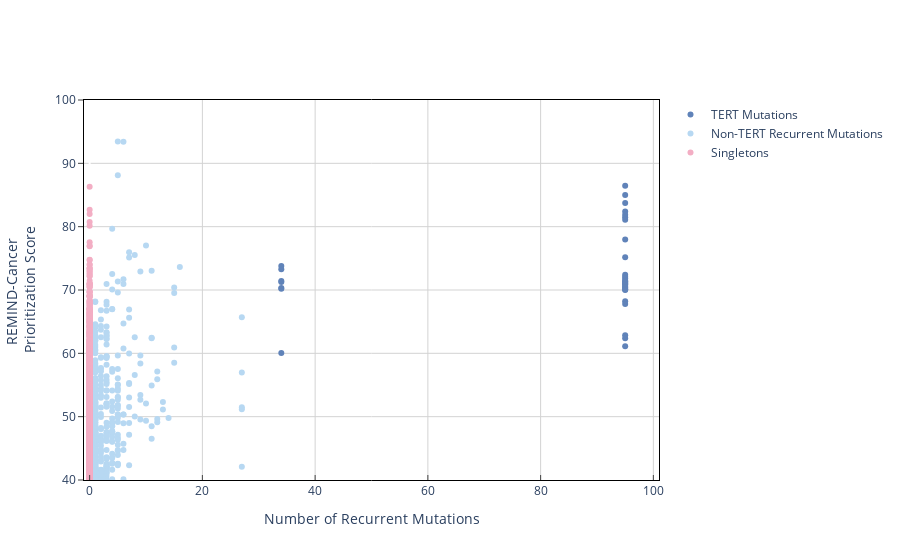

Notebook cell for this chart:
### Markdown cell above
#### Figure 2b

### Code cell
darkblue = "rgb(96,131,185)"
lightblue = "rgb(183,216,242)"
pink = "rgb(243,174,196)"

data = pd.read_csv("https://raw.githubusercontent.com/LINK_TO_PRIVATE_REPOSITORY")

fig = go.Figure()

fig.add_trace(
    go.Scatter(
        x = data[data["GENE"] == "TERT"]["num_recurrent_mutations"],
        y = data[data["GENE"] == "TERT"]["score"],
        mode = "markers",
        name = "TERT Mutations",
        marker_color=darkblue
    )
)

fig.add_trace(
    go.Scatter(
        x = data[(data["GENE"] != "TERT") & (data["num_recurrent_mutations"] > 0)]["num_recurrent_mutations"],
        y = data[(data["GENE"] != "TERT") & (data["num_recurrent_mutations"] > 0)]["score"],
        mode = "markers",
        name = "Non-TERT Recurrent Mutations",
        marker_color=lightblue
    )
)

fig.add_trace(
    go.Scatter(
        x = data[(data["GENE"] != "TERT") & (data["num_recurrent_mutations"] == 0)]["num_recurrent_mutations"],
        y = data[(data["GENE"] != "TERT") & (data["num_recurrent_mutations"] == 0)]["score"],
        mode = "markers",
        name = "Singletons",
        marker_color=pink
    )
)

fig.update_layout(
    yaxis_range = [40, 100],
    xaxis_range = [-1, 101],
    xaxis_title = "Number of Recurrent Mutations",
    yaxis_title = "REMIND-Cancer <br>Prioritization Score",
)

fig.update_layout(
    plot_bgcolor='white'
)

fig.update_xaxes(
    mirror=True,
    ticks='inside',
    showline=True,
    linecolor='black',
    gridcolor='lightgrey',
    linewidth=1
)

fig.update_yaxes(
    mirror=True,
    ticks='outside',
    showline=True,
    linecolor='black',
    gridcolor='lightgrey',
    linewidth=1
)
    
fig.show()

### Figure 1 — Plotly figure (JSON) as saved in the notebook; plotly's stock layout.template omitted (floating-point values rounded to 4 significant figures; data arrays with more than 128 entries replaced by an {"elided": "..."} marker saying what was removed)
{"data": [{"marker": {"color": "rgb(96,131,185)"}, "mode": "markers", "name": "TERT Mutations", "type": "scatter", "x": [95, 95, 95, 95, 95, 95, 95, 95, 95, 34, 34, 95, 95, 95, 95, 34, 95, 34, 95, 95, 95, 95, 95, 95, 34, 34, 95, 95, 95, 95, 95, 95, 0, 95, 95, 34, 0, 0, 0, 0, 0], "y": [86.45, 85, 83.73, 82.39, 81.89, 81.48, 81.1, 77.99, 75.18, 73.77, 73.28, 72.39, 72.08, 71.82, 71.46, 71.44, 71.37, 71.28, 71.2, 71.04, 70.89, 70.69, 70.48, 70.34, 70.33, 70.21, 70.15, 70.07, 70, 68.23, 67.79, 62.87, 62.75, 62.4, 61.13, 60.07, 57.83, 44, 43.45, 41.88, 27.66]}, {"marker": {"color": "rgb(183,216,242)"}, "mode": "markers", "name": "Non-TERT Recurrent Mutations", "type": "scatter", "x": {"elided": "985 int values"}, "y": {"elided": "985 float values"}}, {"marker": {"color": "rgb(243,174,196)"}, "mode": "markers", "name": "Singletons", "type": "scatter", "x": {"elided": "17442 int values"}, "y": {"elided": "17442 float values"}}], "layout": {"plot_bgcolor": "white", "xaxis": {"gridcolor": "lightgrey", "linecolor": "black", "linewidth": 1, "mirror": true, "range": [-1, 101], "showline": true, "ticks": "inside", "title": {"text": "Number of Recurrent Mutations"}}, "yaxis": {"gridcolor": "lightgrey", "linecolor": "black", "linewidth": 1, "mirror": true, "range": [40, 100], "showline": true, "ticks": "outside", "title": {"text": "REMIND-Cancer <br>Prioritization Score"}}}}
